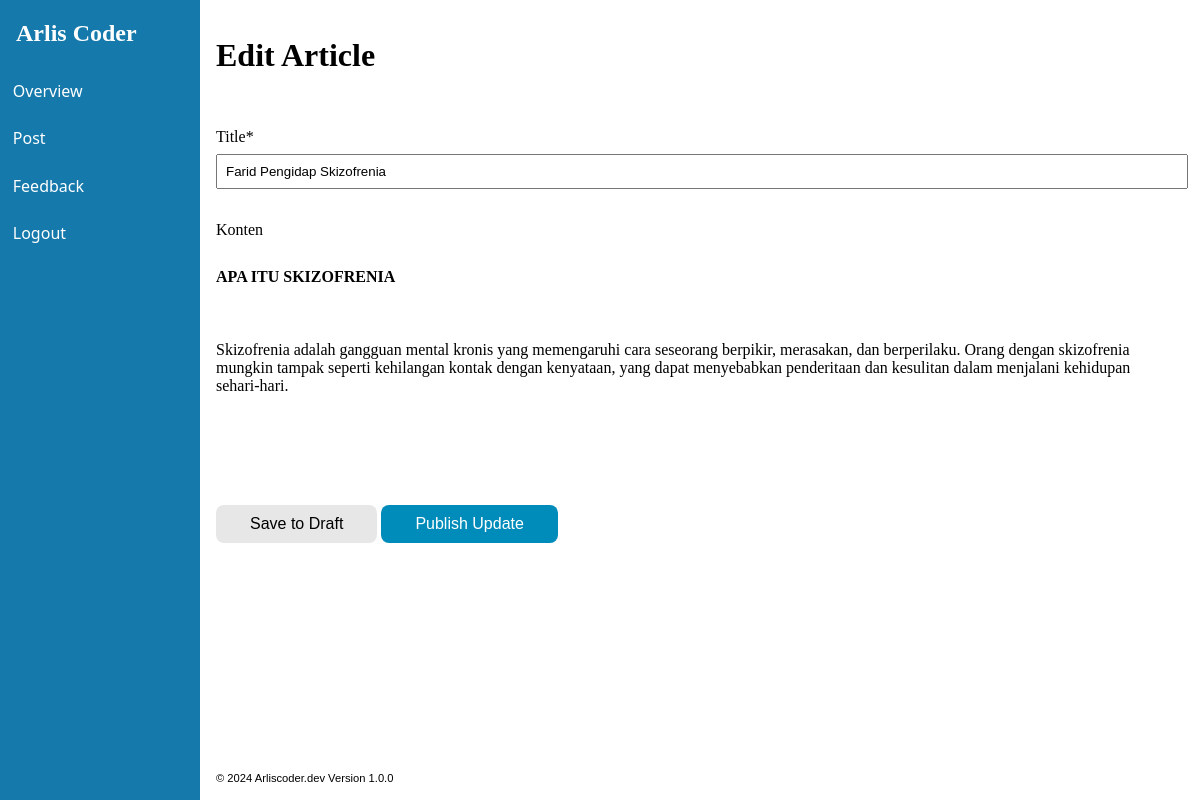
/index.php/admin/post/edit/66767acb119520.17960540, run on the app's committed database.
### tables this page shows
CREATE TABLE `article` (
  `id` varchar(32) NOT NULL,
  `title` varchar(128) DEFAULT NULL,
  `slug` varchar(128) NOT NULL,
  `content` text DEFAULT NULL,
  `draft` enum('true','false') NOT NULL DEFAULT 'true',
  `created_at` datetime NOT NULL DEFAULT current_timestamp()
);

### application/controllers/admin/Post.php (called while the page is built, shortened)
<?php
class Post extends CI_Controller
{
	public function __construct()
	{
		$this->load->model('article_model');
	}
	public function edit($id = null)
	{
		$data['article'] = $this->article_model->find($id);
        $this->load->library('form_validation');
		$this->load->view('admin/post_edit_form.php', $data);
	}
}

### index.php (called while the page is built, shortened)
<?php
require_once BASEPATH.'core/CodeIgniter.php';

### application/models/Article_model.php (called while the page is built, shortened)
<?php
class Article_model extends CI_Model
{
	private $_table = 'article';
	public function find($id)
	{
		$query = $this->db->get_where($this->_table, array('id' => $id));
		return $query->row();
	}
}

### application/views/admin/post_edit_form.php (the view, shortened to what this page needs)
<!DOCTYPE html>
<html lang="en">
<head>
    <link href="https://cdn.quilljs.com/1.3.6/quill.snow.css" rel="stylesheet">
</head>
<body>
    <main class="main">
        <div class="content">
            <h1>Edit Article</h1>
            <form action="" method="POST">
                <div>
                    <label for="title">Title*</label>
                    <input type="text" name="title" class="<?= form_error('title') ? 'invalid' : '' ?>"
                        value="<?= form_error('title') ? set_value('title') : $article->title ?>" required
                        maxlength="128" />
                </div>
                <div>
                    <label for="content">Konten</label>
                    <?php $content = form_error('content') ? set_value('content') : $article->content ?>
                    <div id="editor" style="min-height: 160px;"><?= $content ?></div>
                </div>
                <div>
                    <button type="submit" name="draft" class="button" value="true">Save to Draft</button>
                    <button type="submit" name="draft" class="button button-primary" value="false">Publish
                        Update</button>
                </div>
            </form>
        </div>
    </main>
</body>
</html>

### assets/css/admin.css (style rules this page uses)
body { margin: 0; padding: 0; }
.main { display: flex; }
.content { padding: 1rem; padding-right: 2rem; width: 100%; position: static; }
form { box-sizing: border-box; padding: 0rem; }
label { display: inline-block; margin-bottom: 0.5rem; }
input, textarea { display: inline-block; padding: 0.5rem; margin-bottom: 1rem; width: 100%; }
.button { background-color: #e7e7e7; border: 2px solid transparent; border-radius: 8px; color: black; padding: 8px 32px; text-align: center; text-decoration: none; display: inline-block; font-size: 1rem; font-family: sans-serif; }
.button-primary { background-color: #008cba; color: white; }
form { box-sizing: border-box; display: flex; flex-direction: column; gap: 1rem; padding: 2rem 0; }
input, textarea { display: inline-block; padding: 0.5rem; width: 100%; }

### data on the page
article: title "Farid Pengidap Skizofrenia", content "APA ITU SKIZOFRENIA Skizofrenia adalah gangguan mental kronis yang memengaruhi cara seseorang berpikir, merasakan, dan berperilaku. Orang dengan skizofrenia mungkin tampak seperti kehilangan kontak dengan kenyataan, yang dapat menyebabkan penderitaan dan kesulitan dalam menjalani kehidupan sehari-hari."

### other printed values
Date('Y') "2024"
